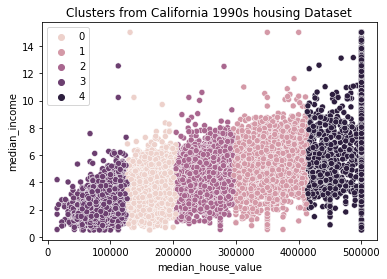

This figure's Python source:
# -*- coding: utf-8 -*-
"""california_clusters.ipynb

Automatically generated by Colaboratory.

Original file is located at
    https://colab.research.google.com/drive/1JaCbyxtokgdu3JwQgd_jKwcLIMJY3hHD
"""

import zipfile
from google.colab import drive

drive.mount('/content/drive/')

zip_ref = zipfile.ZipFile('/content/california_price.zip', 'r')
zip_ref.extractall()
zip_ref.close()

from sklearn.cluster import KMeans
import seaborn as sns
import matplotlib.pyplot as plt

import pandas as pd
import numpy as np

df = pd.read_csv('/content/housing.csv')

df.head()

df = df.drop(["longitude", "latitude", "ocean_proximity"], axis=1)

df

def clean_dataset(df):
    assert isinstance(df, pd.DataFrame)
    df.dropna(inplace=True)
    indices_to_keep = ~df.isin([np.nan, np.inf, -np.inf]).any(1)
    return df[indices_to_keep].astype(np.float64)

from sklearn.preprocessing import StandardScaler
from sklearn.preprocessing import LabelEncoder

le =  LabelEncoder()
for i in df:
    if df[i].dtype=='object':
        df[i] = le.fit_transform(df[i])
    else:
        continue

S=StandardScaler()

S.fit_transform(df)

model = KMeans

model=KMeans(n_clusters=5,random_state=6)
cluster=model.fit_predict(clean_dataset(df))

sns.scatterplot(x=df['median_house_value'],y=df['median_income'],hue=cluster)
plt.title("Clusters from California 1990s housing Dataset")
plt.show()
